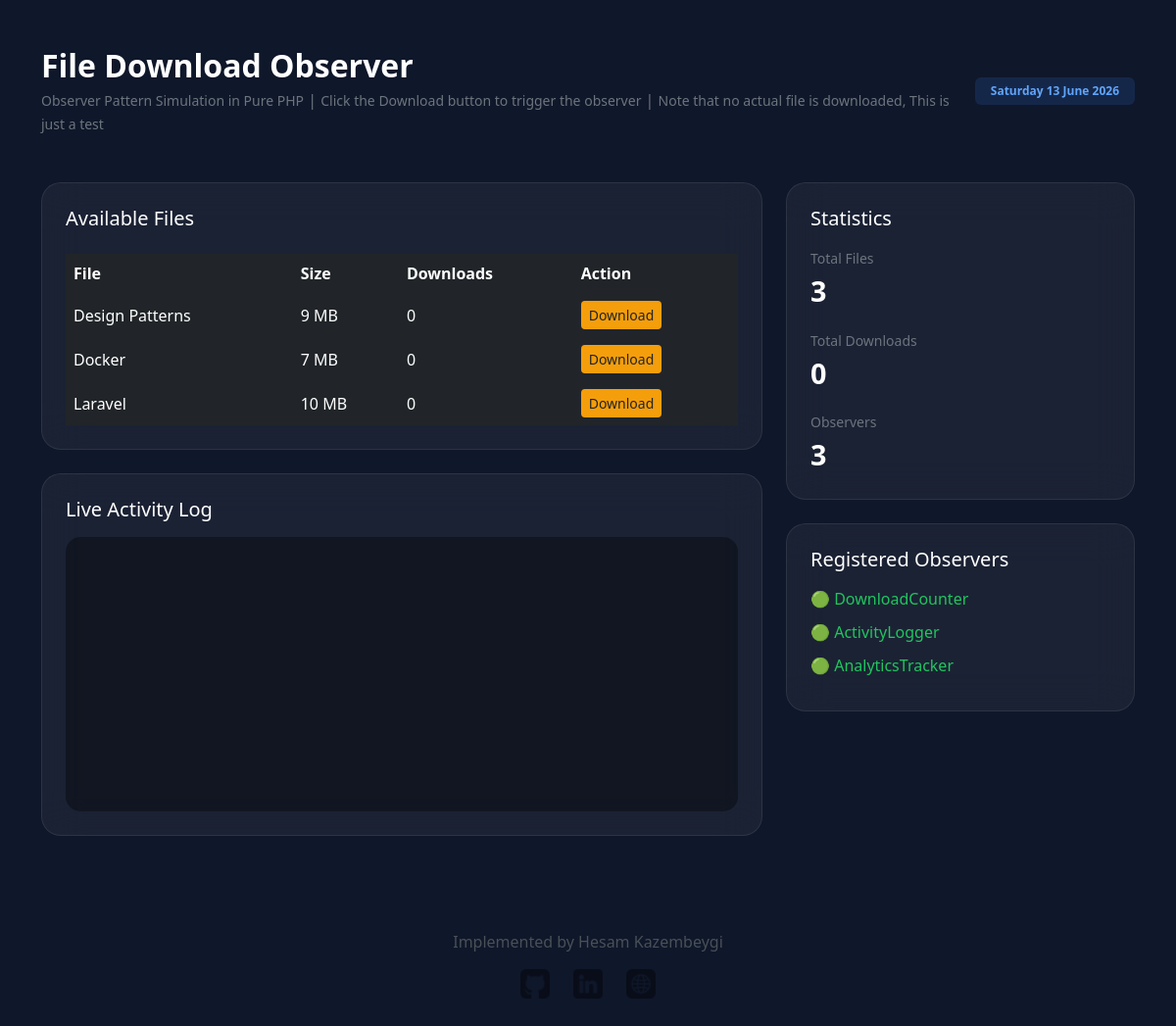
Before: / with the older database file.
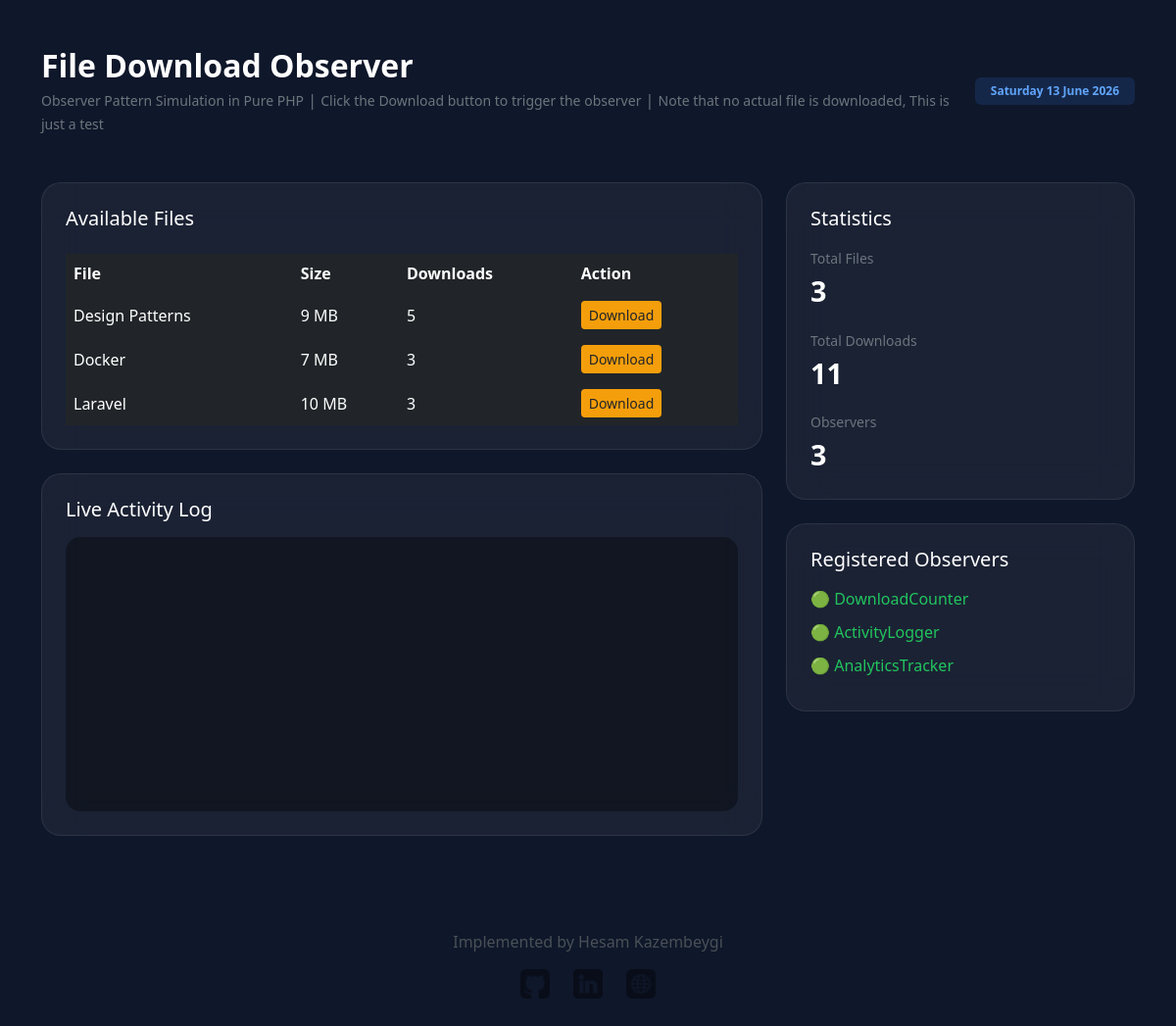
After: the same page with the newer database file.
### tables this page shows
CREATE TABLE `files` (
  `id` int(11) NOT NULL,
  `title` varchar(255) NOT NULL,
  `size` varchar(50) NOT NULL,
  `downloads` bigint(20) NOT NULL DEFAULT 0,
  `slug` varchar(50) NOT NULL
);

### Classes/FileController.php (called while the page is built, shortened)
<?php
class FileController
{
    function getAll(): array|null
    {
        $connection = DBConnection::$connection;
        $sql = "SELECT * FROM files ORDER BY id DESC";
        $stmt = $connection->prepare($sql);
        $stmt->execute();
        $logs = $stmt->fetchAll(PDO::FETCH_ASSOC);
        return $logs;
    }
}

### index.php (the view, shortened to what this page needs)
<?php
$fileController = new FileController();
$files = $fileController->getAll();
$totalDownloads = array_sum(array_column($files, 'downloads'));
?>
<!doctype html>
<html lang="en">
<head>
    <link href="Assets/css/bootstrap.css" rel="stylesheet">
    <link href="Assets/css/style.css" rel="stylesheet">
</head>
<body>
<div class="container py-5">
    <div class="d-flex justify-content-between align-items-center mb-5">
        <div>
            <h2 class="fw-bold mb-1">File Download Observer</h2>
            <small class="text-secondary">Observer Pattern Simulation in Pure PHP</small>
            <span class="text-secondary"> | </span>
            <small class="text-secondary">Click the Download button to trigger the observer</small>
            <span class="text-secondary"> | </span>
            <small class="text-secondary">Note that no actual file is downloaded, This is just a test</small>
        </div>
        <span class="badge badge-soft px-3 py-2">
            <?= date('l d F Y') ?>
        </span>
    </div>
    <div class="row g-4">
        <div class="col-lg-8">
            <div class="glass-card p-4 mb-4">
                <div class="d-flex justify-content-between mb-4">
                    <h5 class="mb-0">Available Files</h5>
                </div>
                <table class="table table-dark table-borderless align-middle mb-0">
                    <thead>
                    <tr class="text-secondary">
                        <th>File</th>
                        <th>Size</th>
                        <th>Downloads</th>
                        <th>Action</th>
                    </tr>
                    </thead>
                    <tbody>
                    <?php
                    foreach ($files as $file) {
                        ?>
                        <tr class="file-row">
                            <td><?= $file['title'] ?></td>
                            <td><?= $file['size'] ?></td>
                            <td><?= $file['downloads'] ?></td>
                            <td>
                                <a href="<?= URL_ROOT . '?file=' . $file['slug'] ?>" class="btn btn-download btn-sm">Download</a>
                            </td>
                        </tr>
                        <?php
                    }
                    ?>
                    </tbody>
                </table>
            </div>
            <div class="glass-card p-4">
                <h5 class="mb-3">Live Activity Log</h5>
                <div class="event-log">
                </div>
            </div>
        </div>
        <div class="col-lg-4">
            <div class="glass-card p-4 mb-4">
                <h5 class="mb-3">Statistics</h5>
                <div class="mb-3">
                    <small class="text-secondary">Total Files</small>
                    <div class="stat-value"><?= count($files) ?></div>
                </div>
                <div class="mb-3">
                    <small class="text-secondary">Total Downloads</small>
                    <div class="stat-value"><?= $totalDownloads ?></div>
                </div>
                <div>
                    <small class="text-secondary">Observers</small>
                    <div class="stat-value">3</div>
                </div>
            </div>
            <div class="glass-card p-4">
                <h5 class="mb-3">Registered Observers</h5>
                <div class="observer-box">
                    <span class="observer-active">🟢 DownloadCounter</span>
                    <span class="observer-active">🟢 ActivityLogger</span>
                    <span class="observer-active">🟢 AnalyticsTracker</span>
                </div>
            </div>
        </div>
    </div>
    <div class="row mt-5">
        <div class="col-12 mt-5">
            <p class="m-0 text-center text-light-emphasis">
                Implemented by
                <a class="text-light-emphasis" target="_blank" href="https://kazembeygi.com">
                    Hesam Kazembeygi
                </a>
            </p>
        </div>
        <div class="col-12 mt-3">
            <ul class="footer-social m-0 p-0 d-flex justify-content-center align-items-center gap-4">
                <li>
                    <a target="_blank" href="https://github.com/hesam1996">
                        <img src="<?= URL_ROOT ?>Assets/images/github.png" alt="Hesam Kazembeygi GitHub">
                    </a>
                </li>
                <li>
                    <a target="_blank" href="https://www.linkedin.com/in/hessam-kazembeygi/">
                        <img src="<?= URL_ROOT ?>Assets/images/linkedin.png" alt="Hesam Kazembeygi Linkedin">
                    </a>
                </li>
                <li>
                    <a target="_blank" href="https://kazembeygi.com">
                        <img src="<?= URL_ROOT ?>Assets/images/website.png" alt="Hesam Kazembeygi Website">
                    </a>
                </li>
            </ul>
        </div>
    </div>
</div>
</body>
</html>

### Assets/css/style.css (style rules this page uses)
body { background: #0f172a; color: #fff; }
a, a:link { text-decoration: none; }
.glass-card { background: rgba(255, 255, 255, .05); backdrop-filter: blur(20px); border: 1px solid rgba(255, 255, 255, .08); border-radius: 20px; }
.stat-value { font-size: 1.8rem; font-weight: 700; }
.badge-soft { background: rgba(59, 130, 246, .15); color: #60a5fa; }
.event-log { font-family: monospace; font-size: 0.9rem; background: rgba(0, 0, 0, .35); border-radius: 15px; padding: 15px; height: 280px; overflow-y: auto; }
.file-row { transition: .2s; }
.btn-download { background: #f59e0b; border: none; }
.observer-active { color: #22c55e; }
.observer-box span { display: block; margin-bottom: 10px; }
.footer-social { list-style: none; }
.footer-social img { width: 30px; opacity: .4; transition: .2s; }

Changed rows visible on the page:
changed files "Design Patterns": downloads "0" → "5"
changed files "Docker": downloads "0" → "3"
changed files "Laravel": downloads "0" → "3"
Other visible differences:
$totalDownloads: "0" → "11"
